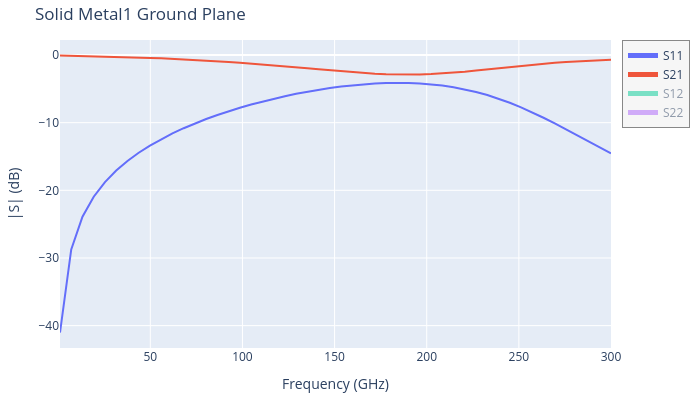

Notebook code for this chart:
### Code cell
fig = results.plot_interactive()
fig.update_layout(title="Solid Metal1 Ground Plane")
fig.show()
